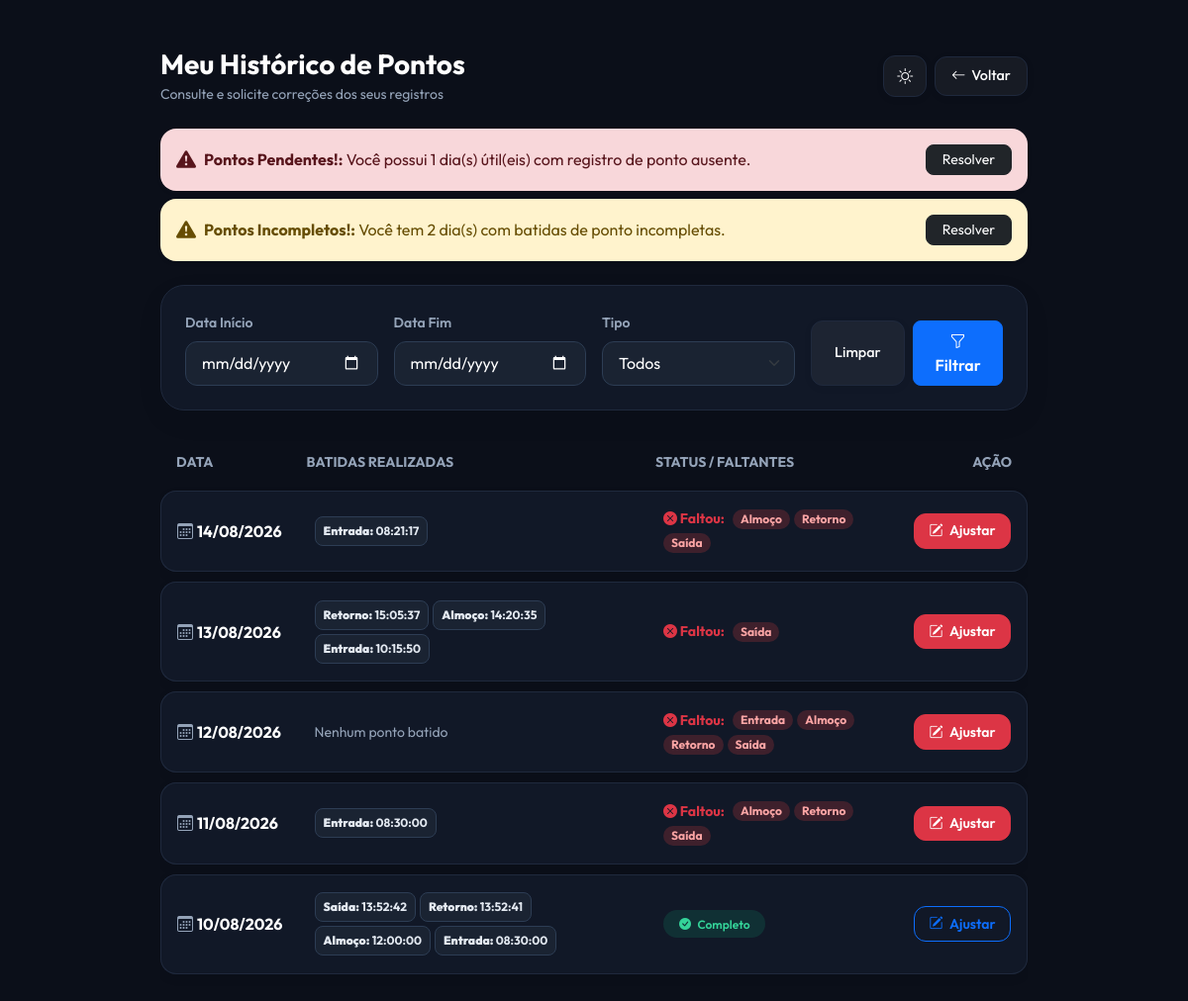
Page /meu_historico (signed in) on the committed database.
### app.py (models this page shows)
class RegistroPonto(db.Model):
    id = db.Column(db.Integer, primary_key=True)
    data = db.Column(db.String(10), nullable=False)  # DD/MM/YYYY
    tipo = db.Column(db.String(20), nullable=False)
    hora = db.Column(db.String(8), nullable=False)   # HH:MM:SS
    usuario_id = db.Column(db.Integer, db.ForeignKey("usuario.id"), nullable=False)
    foi_ajustado = db.Column(db.Boolean, default=False)

### app.py (the view)
@app.route("/meu_historico")
@login_required
def meu_historico():
    hoje = datetime.now(ZoneInfo("America/Sao_Paulo")).date()
    registros = (
        RegistroPonto.query.filter_by(usuario_id=current_user.id)
        .order_by(RegistroPonto.id.desc())
        .all()
    )
    dias_registrados = {}
    primeira_data = hoje
    for r in registros:
        try:
            d_obj = datetime.strptime(r.data, "%d/%m/%Y").date()
            if d_obj not in dias_registrados:
                dias_registrados[d_obj] = []
            dias_registrados[d_obj].append(r)
            if d_obj < primeira_data:
                primeira_data = d_obj
        except ValueError:
            pass
    historico_analisado = []
    curr = primeira_data if registros else (hoje - timedelta(days=30))
    datas_intervalo = []
    temp_date = curr
    while temp_date <= hoje:
        datas_intervalo.append(temp_date)
        temp_date += timedelta(days=1)
    datas_intervalo.sort(reverse=True)
    for d_obj in datas_intervalo:
        data_str = d_obj.strftime("%d/%m/%Y")
        registros_do_dia = dias_registrados.get(d_obj, [])
        is_fim_de_semana = d_obj.weekday() >= 5
        if is_fim_de_semana and not registros_do_dia:
            continue
        faltantes = identificar_pontos_faltantes(registros_do_dia)
        historico_analisado.append({
            "data": data_str,
            "registros": registros_do_dia,
            "faltantes": faltantes,
            "incompleto": len(faltantes) > 0,
        })
    return render_template(
        "meu_historico.html", historico=historico_analisado
    )

### app.py (called while the page is built)
def eh_dia_util(data_obj):
    return data_obj.weekday() < 5

@login_manager.user_loader
def load_user(user_id):
    return Usuario.query.get(int(user_id))

def identificar_pontos_faltantes(registros_do_dia):
    tipos_batidos = [
        getattr(p, "tipo", getattr(p, "tipo_ponto", ""))
        for p in registros_do_dia
    ]
    faltantes = [p for p in PONTOS_OBRIGATORIOS if p not in tipos_batidos]
    return faltantes

@app.context_processor
def inject_notifications():
    try:
        if current_user and current_user.is_authenticated:
            notifs = obter_notificacoes_usuario(current_user.id)
            return dict(
                notificacoes_usuario=notifs, total_notificacoes=len(notifs)
            )
    except Exception:
        pass
    return dict(notificacoes_usuario=[], total_notificacoes=0)

### templates/meu_historico.html (shortened to what this page needs)
<!DOCTYPE html>
<html lang="pt-br" data-theme="dark">
<head>
    <link href="https://cdn.jsdelivr.net/npm/bootstrap@5.3.0/dist/css/bootstrap.min.css" rel="stylesheet">
    <link href="https://cdn.jsdelivr.net/npm/bootstrap-icons@1.10.5/font/bootstrap-icons.css" rel="stylesheet">
</head>
<body class="py-5">
    <div class="container fade-in-up" style="max-width: 900px;">
        <div class="d-flex justify-content-between align-items-center mb-4">
            <div>
                <h3 class="fw-bold m-0">Meu Histórico de Pontos</h3>
                <span class="text-muted small">Consulte e solicite correções dos seus registros</span>
            </div>
            <div class="d-flex align-items-center gap-2">
                <button class="nav-btn btn-theme" id="themeToggle" title="Mudar Tema">
                    <i class="bi bi-sun" id="themeIcon"></i>
                </button>
                <a href="{{ url_for('index') }}" class="nav-btn">
                    <i class="bi bi-arrow-left"></i> Voltar
                </a>
            </div>
        </div>
        {% if notificacoes_usuario %}
            <div class="mb-4">
                {% for notif in notificacoes_usuario %}
                    <div class="alert alert-{{ notif.tipo if notif.tipo else 'warning' }} border-0 shadow-sm rounded-4 d-flex justify-content-between align-items-center mb-2">
                        <div class="d-flex align-items-center gap-2">
                            <i class="bi bi-exclamation-triangle-fill fs-5"></i>
                            <div>
                                <strong>{{ notif.titulo }}:</strong> {{ notif.mensagem }}
                            </div>
                        </div>
                        {% if notif.link %}
                            <a href="{{ notif.link }}" class="btn btn-sm btn-dark rounded-3 px-3">
                                Resolver
                            </a>
                        {% endif %}
                    </div>
                {% endfor %}
            </div>
        {% endif %}
        <div class="custom-card p-4 mb-4">
            <form method="GET" action="{{ url_for('meu_historico') }}" class="row g-3 align-items-end">
                <div class="col-md-3">
                    <label class="form-label fw-semibold small text-muted">Data Início</label>
                    <input type="date" name="data_inicio" class="form-control" value="{{ data_inicio if data_inicio else '' }}">
                </div>
                <div class="col-md-3">
                    <label class="form-label fw-semibold small text-muted">Data Fim</label>
                    <input type="date" name="data_fim" class="form-control" value="{{ data_fim if data_fim else '' }}">
                </div>
                <div class="col-md-3">
                    <label class="form-label fw-semibold small text-muted">Tipo</label>
                    <select name="tipo_ponto" class="form-select">
                        <option value="">Todos</option>
                    </select>
                </div>
                <div class="col-md-3 d-flex gap-2">
                    <a href="{{ url_for('meu_historico') }}" class="nav-btn w-100 justify-content-center py-2">Limpar</a>
                    <button type="submit" class="btn btn-primary w-100 rounded-3 py-2 fw-semibold">
                        <i class="bi bi-funnel"></i> Filtrar
                    </button>
                </div>
            </form>
        </div>
        <div class="table-responsive">
            <table class="table table-custom align-middle">
                <thead>
                    <tr class="small text-uppercase">
                        <th class="ps-3">Data</th>
                        <th>Batidas Realizadas</th>
                        <th>Status / Faltantes</th>
                        <th class="text-end pe-3">Ação</th>
                    </tr>
                </thead>
                <tbody>
                    {% if historico %}
                        {% for item in historico %}
                        <tr>
                            <td class="fw-bold ps-3" style="white-space: nowrap;">
                                <i class="bi bi-calendar3 me-1 text-muted"></i>{{ item.data }}
                            </td>
                            <td>
                                <div class="d-flex flex-wrap gap-1">
                                    {% for p in item.registros %}
                                        <span class="badge badge-ponto rounded-3 px-2 py-2">
                                            <strong>{{ p.tipo }}:</strong> {{ p.hora }}
                                        </span>
                                    {% else %}
                                        <span class="text-muted small italic">Nenhum ponto batido</span>
                                    {% endfor %}
                                </div>
                            </td>
                            <td>
                                {% if item.incompleto %}
                                    <div class="d-flex flex-wrap align-items-center gap-1">
                                        <span class="text-danger small fw-bold me-1"><i class="bi bi-x-circle-fill"></i> Faltou:</span>
                                        {% for f in item.faltantes %}
                                            <span class="badge badge-falta px-2 py-1 rounded-pill small">
                                                {{ f }}
                                            </span>
                                        {% endfor %}
                                    </div>
                                {% else %}
                                    <span class="badge badge-normal px-3 py-2 rounded-pill fw-semibold">
                                        <i class="bi bi-check-circle-fill me-1"></i> Completo
                                    </span>
                                {% endif %}
                            </td>
                            <td class="text-end pe-3" style="white-space: nowrap;">
                                {% set dia, mes, ano = item.data.split('/') %}
                                <a href="{{ url_for('solicitar_correcao', data=ano + '-' + mes + '-' + dia) }}"
                                   class="btn btn-sm btn-adjust {% if item.incompleto %}btn-danger{% else %}btn-outline-primary{% endif %}">
                                    <i class="bi bi-pencil-square me-1"></i> Ajustar
                                </a>
                            </td>
                        </tr>
                        {% endfor %}
                    {% endif %}
                </tbody>
            </table>
        </div>
    </div>
</body>
</html>

### templates/meu_historico.html (style rules this page uses)
[data-theme="dark"] { --bg-dark: #0b0f19; --card-bg: #111827; --card-border: #1f293d; --text-main: #ffffff; --text-muted: #94a3b8; --input-bg: #1a2332; --input-border: #2d3d54; --input-text: #ffffff; --blue-accent: #2563eb; --blue-hover: #1d4ed8; --blue-glow: rgba(37, 99, 235, 0.25); --nav-btn-bg: rgba(255, 255, 255, 0.05); --nav-btn-hover: rgba(255, 255, 255, 0.12); --table-row-bg: #111827; --table-row-border: #1f293d; --badge-ponto-bg: #1a2332; --badge-ponto-text: #e2e8f0; --badge-ponto-border: #2d3d54; --badge-normal-bg: rgba(16, 185, 129, 0.15); --badge-normal-text: #34d399; --badge-falta-bg: rgba(239, 68, 68, 0.2); --badge-falta-text: #fca5a5; }
:root { --radius-main: 24px; --radius-btn: 12px; --radius-md: 16px; }
body { font-family: 'Outfit', sans-serif; background-color: var(--bg-dark); color: var(--text-main); min-height: 100vh; padding: 2rem 1rem; transition: background-color 0.3s ease, color 0.3s ease; }
.text-muted { color: var(--text-muted) !important; }
.fade-in-up { animation: fadeInUp 0.5s cubic-bezier(0.16, 1, 0.3, 1) forwards; }
.nav-btn { background: var(--nav-btn-bg); border: 1px solid var(--card-border); color: var(--text-main); padding: 0.5rem 1rem; border-radius: var(--radius-btn); font-size: 0.9rem; font-weight: 500; text-decoration: none; display: inline-flex; align-items: center; gap: 6px; transition: all 0.2s ease; cursor: pointer; box-shadow: 0 2px 8px rgba(0, 0, 0, 0.05); }
.btn-theme { padding: 0.5rem 0.8rem; font-size: 1rem; }
.custom-card { background: var(--card-bg); border: 1px solid var(--card-border); border-radius: var(--radius-main); box-shadow: 0 10px 30px rgba(0, 0, 0, 0.05); transition: background-color 0.3s ease, border-color 0.3s ease; }
.form-control, .form-select { border-radius: 12px; border: 1px solid var(--input-border); background-color: var(--input-bg); color: var(--input-text); padding: 0.6rem 1rem; transition: all 0.2s ease; }
.table-custom { border-collapse: separate; border-spacing: 0 10px; color: var(--text-main); width: 100%; }
.table-custom th { border: none; color: var(--text-muted); background: transparent !important; }
.table-custom tbody tr { background-color: var(--table-row-bg) !important; box-shadow: 0 4px 12px rgba(0, 0, 0, 0.05); border-radius: var(--radius-md); transition: transform 0.2s ease, box-shadow 0.2s ease; }
.table-custom td { padding: 1.1rem 1rem; vertical-align: middle; background-color: var(--table-row-bg) !important; color: var(--text-main) !important; border-top: 1px solid var(--table-row-border); border-bottom: 1px solid var(--table-row-border); }
.table-custom td:first-child { border-left: 1px solid var(--table-row-border); border-radius: var(--radius-md) 0 0 var(--radius-md); }
.table-custom td:last-child { border-right: 1px solid var(--table-row-border); border-radius: 0 var(--radius-md) var(--radius-md) 0; }
.badge-normal { background: var(--badge-normal-bg); color: var(--badge-normal-text); }
.badge-falta { background: var(--badge-falta-bg); color: var(--badge-falta-text); }
.badge-ponto { background: var(--badge-ponto-bg); color: var(--badge-ponto-text); border: 1px solid var(--badge-ponto-border); }
.btn-adjust { border-radius: 12px; font-weight: 600; padding: 0.4rem 0.9rem; transition: all 0.2s ease; }

### rows in the picture
RegistroPonto: tipo "Entrada", hora "08:21:17"
RegistroPonto: tipo "Retorno", hora "15:05:37"
RegistroPonto: tipo "Almoço", hora "14:20:35"
RegistroPonto: tipo "Entrada", hora "10:15:50"
RegistroPonto: tipo "Entrada", hora "08:30:00"
RegistroPonto: tipo "Saída", hora "13:52:42"
RegistroPonto: tipo "Retorno", hora "13:52:41"
RegistroPonto: tipo "Almoço", hora "12:00:00"
RegistroPonto: tipo "Entrada", hora "08:30:00"

### other values in the picture
{{ notif.titulo }} "Pontos Pendentes!" "Pontos Incompletos!"
{{ notif.mensagem }} "Você possui 1 dia(s) útil(eis) com registro de ponto ausente." "Você tem 2 dia(s) com batidas de ponto incompletas."
{{ item.data }} "14/08/2026" "13/08/2026" "12/08/2026" "11/08/2026" "10/08/2026"
{{ f }} "Almoço" "Retorno" "Saída" "Saída" "Entrada" "Almoço" "Retorno" "Saída" "Almoço" "Retorno" "Saída"
